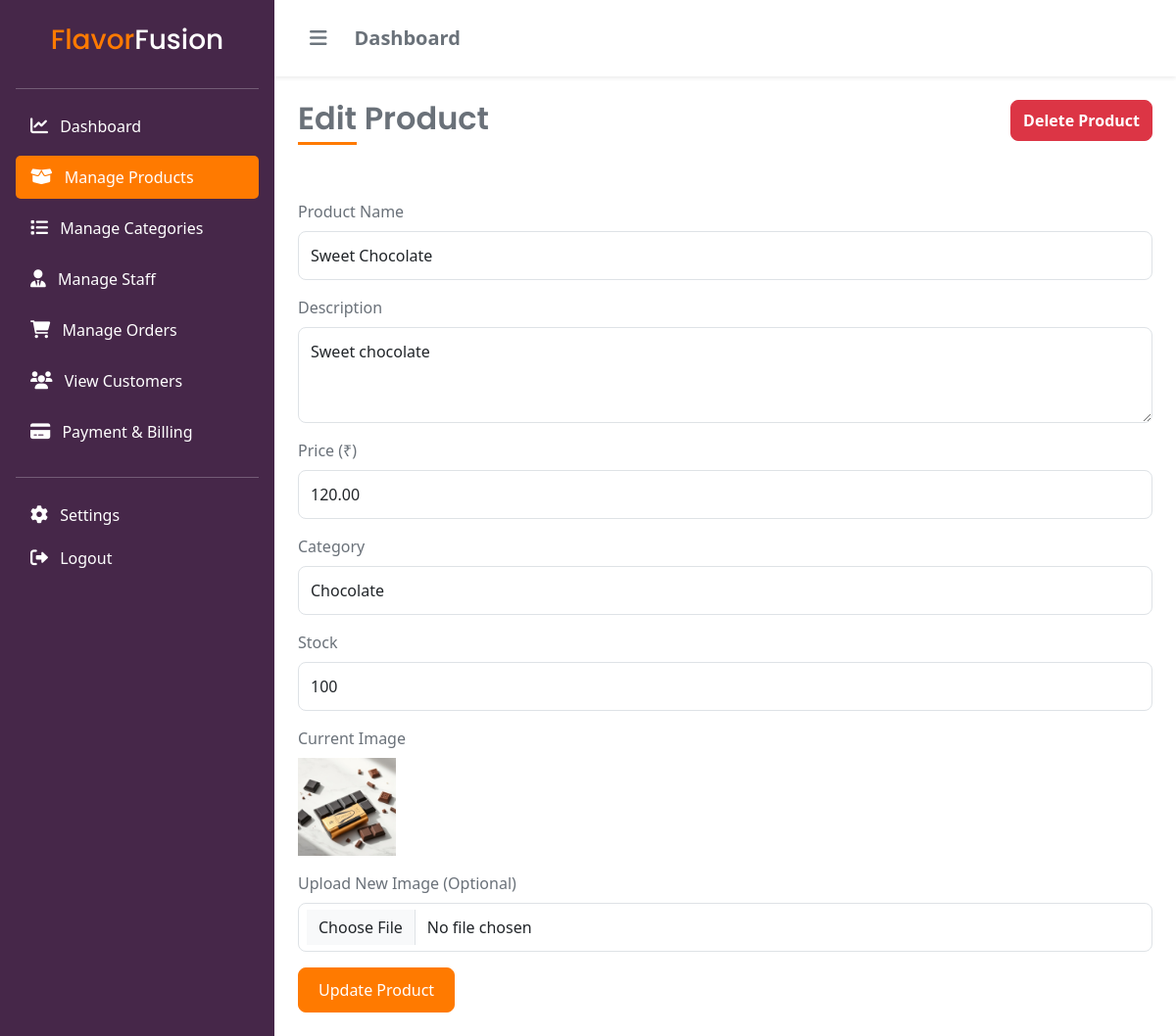
Page /admin/products/view?id=1 (signed in) on the committed database.
### tables this page shows
CREATE TABLE `products` (
  `id` int(11) NOT NULL,
  `name` varchar(255) NOT NULL,
  `description` text DEFAULT NULL,
  `category_id` int(11) NOT NULL,
  `price` decimal(10,2) NOT NULL,
  `stock` int(11) NOT NULL,
  `image` varchar(255) DEFAULT NULL,
  `created_at` timestamp NOT NULL DEFAULT current_timestamp()
);

CREATE TABLE `categories` (
  `id` int(11) NOT NULL,
  `name` varchar(100) NOT NULL,
  `description` text DEFAULT NULL,
  `image` varchar(255) DEFAULT NULL,
  `created_at` timestamp NOT NULL DEFAULT current_timestamp()
);

### database/database.php (called while the page is built)
<?php
require(__DIR__ . '/Connection.php');
$servername = 'localhost';
$port = 3306;
$db_name = 'flavor_fusion_db';
$username = 'root';
$password = '';
$connection = new Connection($servername, $port, $db_name, $username, $password);

### database/Connection.php (called while the page is built, shortened)
<?php
class Connection
{
    private $pdo;
    public function __construct($server_name, $port, $db_name, $username, $password)
    {
        try {
            $this->pdo = new PDO("mysql:host={$server_name};port={$port};dbname={$db_name}", $username, $password);
            $this->pdo->setAttribute(PDO::ATTR_ERRMODE, PDO::ERRMODE_EXCEPTION);
            $this->pdo->setAttribute(PDO::ATTR_DEFAULT_FETCH_MODE, PDO::FETCH_ASSOC);
        } catch (PDOException $e) {
            echo $e->getMessage();
            die();
        }
    }
    public function findById($table_name, $id)
    {
        $statement = $this->pdo->prepare("SELECT * FROM {$table_name} WHERE id = :id");
        $statement->execute(["id" => $id]);
        $result = $statement->fetch();
        return $result;
    }
    public function findAll($table_name)
    {
        $sql = "SELECT * FROM {$table_name}";
        $statement = $this->pdo->prepare($sql);
        $statement->execute();
        $result = $statement->fetchAll();
        return $result;
    }
}

### init.php (called while the page is built, shortened)
<?php
function parse_input($input)
{
    $parsed = trim($input);
    $parsed = stripslashes($parsed);
    $parsed = htmlspecialchars($parsed, ENT_QUOTES, "UTF-8");
    return $parsed;
}

### public/admin/products/view/index.php (the view, shortened to what this page needs)
<?php
include_once '../../../../init.php';
include DB_ROOT . 'database.php';
$categories = $connection->findAll("categories");
$product = null;
if (isset($_GET['id'])) {
    $productId = parse_input($_GET['id']);
    $product = $connection->findById("products", $productId);
}
?>
<?php include_once '../../../../includes/header.php'; ?>
<div class="d-flex">
    <?php
    include_once '../../../../includes/admin-sidebar.php';
    ?>
    <div class="container-fluid px-4 py-4">
        <div class="row mb-4">
            <div class="col-12 d-flex justify-content-between">
                <h2 class="section-title"><?= $product ? "Edit Product" : "Product Not Found"; ?></h2>
                <?php if ($product) : ?>
                    <form method="POST" onsubmit="return confirm('Are you sure you want to delete this product?');">
                        <button type="submit" name="delete" class="fw-semibold btn btn-danger">Delete Product</button>
                    </form>
                <?php endif; ?>
            </div>
        </div>
        <?php if ($product) : ?>
            <form action="" method="POST" enctype="multipart/form-data">
                <div class="row">
                    <div class="mb-3">
                        <label class="form-label">Product Name</label>
                        <input type="text" name="name" class="form-control" value="<?= $product['name']; ?>" required>
                    </div>
                    <div class="mb-3">
                        <label class="form-label">Description</label>
                        <textarea name="description" class="form-control" required rows="3"><?= $product['description']; ?></textarea>
                    </div>
                    <div class="mb-3">
                        <label class="form-label">Price (₹)</label>
                        <input type="number" name="price" class="form-control" value="<?= $product['price']; ?>" required>
                    </div>
                    <div class="mb-3">
                        <label class="form-label">Category</label>
                        <select name="category" class="form-control" required>
                            <?php foreach ($categories as $category) : ?>
                                <option value="<?= $category['id']; ?>" <?= ($product['category_id'] == $category['id']) ? 'selected' : ''; ?>>
                                    <?= $category['name']; ?>
                                </option>
                            <?php endforeach; ?>
                        </select>
                    </div>
                    <div class="mb-3">
                        <label class="form-label">Stock</label>
                        <input type="number" name="stock" class="form-control" value="<?= $product['stock']; ?>" required>
                    </div>
                    <div class="mb-3">
                        <label class="form-label">Current Image</label><br>
                        <img src="<?= ASSETS_PATH . 'images/' . $product['image']; ?>" alt="Product Image" width="100">
                    </div>
                    <div class="mb-3">
                        <label class="form-label">Upload New Image (Optional)</label>
                        <input type="file" name="image" class="form-control" accept="image/*">
                    </div>
                    <div class="col-12">
                        <button type="submit" name="update" class="btn btn-primary">Update Product</button>
                    </div>
                </div>
            </form>
        <?php else : ?>
            <p class="text-danger">Product not found.</p>
        <?php endif; ?>
    </div>
</div>
<?php include_once '../../../../includes/admin-footer.php'; ?>

### public/assets/css/style.css (style rules this page uses)
:root { --primary-color-50: #fff2e6; --primary-color-100: #ffd7b3; --primary-color: #ff7a00; --body-color: #6a7179; --gray-100: #dee2e6; --gray-500: #868e96; --secondary-color: #462749; --color-success: #20c997; --color-error: #ff6b6b; }
body { color: var(--body-color); min-height: 100dvh; display: flex; flex-direction: column; }
h1, h2, h3, h4, h5, h6 { font-family: "Poppins", sans-serif; }
.section-title { position: relative; margin-bottom: 2rem; padding-bottom: 0.5rem; font-weight: 600; }
.section-title::after { content: ""; position: absolute; bottom: 0; left: 0; width: 60px; height: 3px; background-color: var(--primary-color); }
.btn { padding: 8px 12px; border-radius: 8px; }
.btn-outline-primary:hover, .btn-primary { background-color: var(--primary-color); border-color: var(--primary-color); border-radius: 8px; padding: 10px 20px; transition: all 0.3s ease; font-weight: 500; }
.form-control, .form-select { border-radius: 8px; padding: 12px; border: 1px solid var(--gray-100); }
.form-label { font-weight: 500; margin-bottom: 0.5rem; }
input[type="file"] { padding-left: 20px; }

### rows in the picture
products: name "Sweet Chocolate", description "Sweet chocolate", price "120.00", category "Chocolate", stock "100", image (picture)
